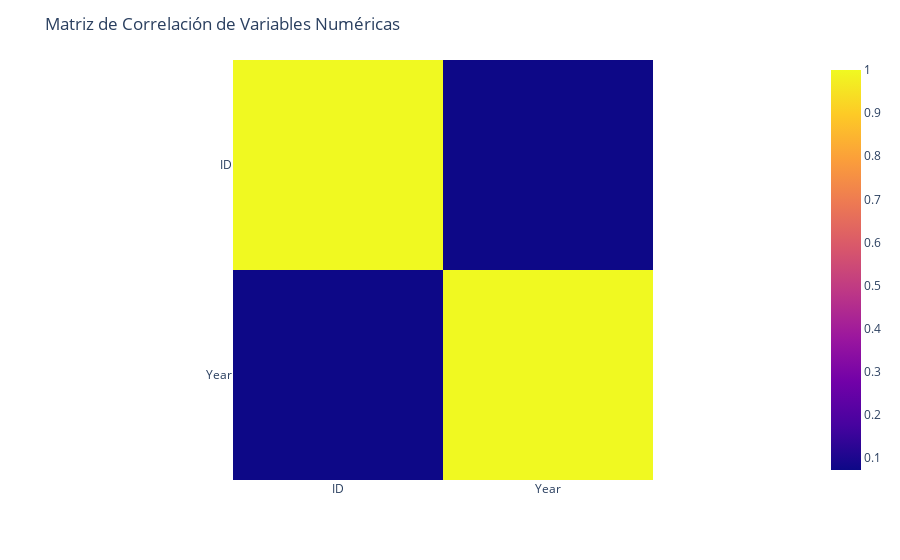

This figure's notebook cell:
### Code cell
prueba.profile(df1.columns,10, nulos='drop',no_atomicas=['age-height-weight'])

### Figure 1 — Plotly figure (JSON) as saved in the notebook; plotly's stock layout.template omitted (floating-point values rounded to 4 significant figures)
{"data": [{"coloraxis": "coloraxis", "hovertemplate": "x: %{x}<br>y: %{y}<br>color: %{z}<extra></extra>", "name": "0", "type": "heatmap", "x": ["ID", "Year"], "xaxis": "x", "y": ["ID", "Year"], "yaxis": "y", "z": [[1, 0.07232], [0.07232, 1]]}], "layout": {"coloraxis": {"colorscale": [[0, "#0d0887"], [0.1111, "#46039f"], [0.2222, "#7201a8"], [0.3333, "#9c179e"], [0.4444, "#bd3786"], [0.5556, "#d8576b"], [0.6667, "#ed7953"], [0.7778, "#fb9f3a"], [0.8889, "#fdca26"], [1, "#f0f921"]]}, "margin": {"t": 60}, "title": {"text": "Matriz de Correlación de Variables Numéricas"}, "xaxis": {"anchor": "y", "constrain": "domain", "domain": [0, 1], "scaleanchor": "y"}, "yaxis": {"anchor": "x", "autorange": "reversed", "constrain": "domain", "domain": [0, 1]}}}
